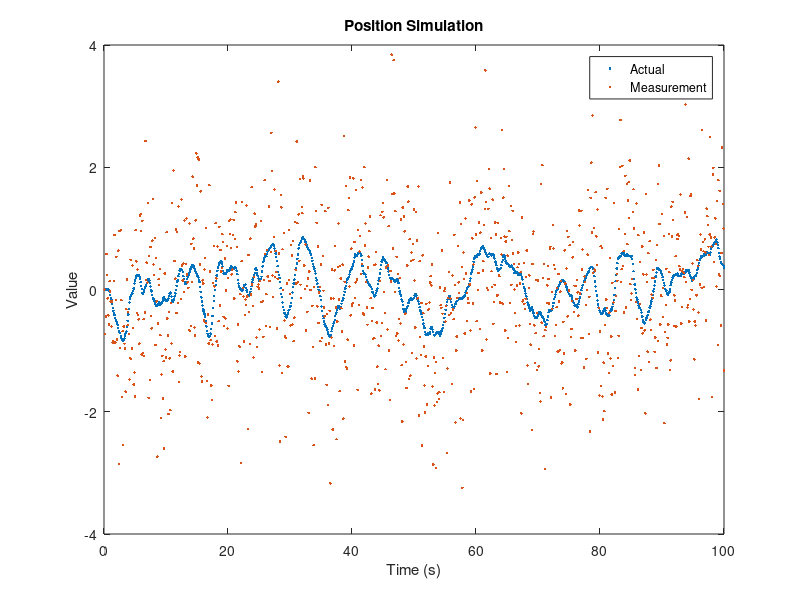
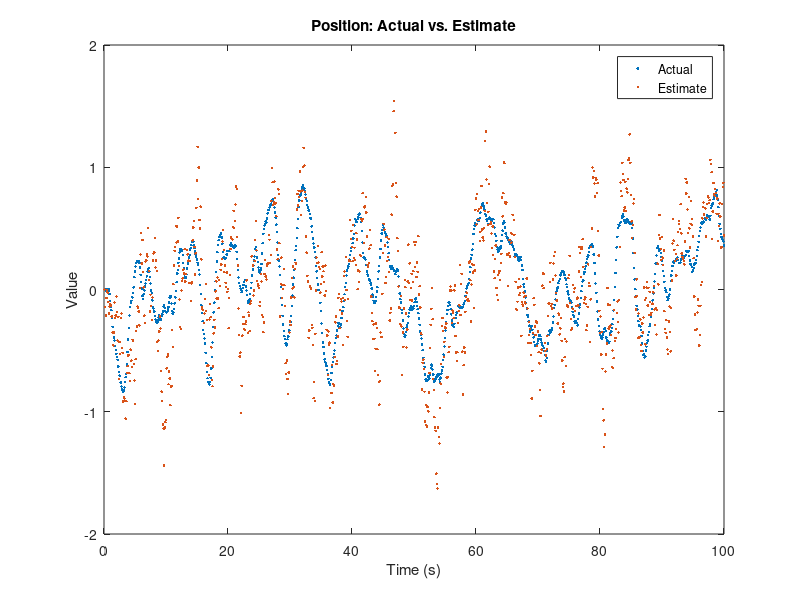
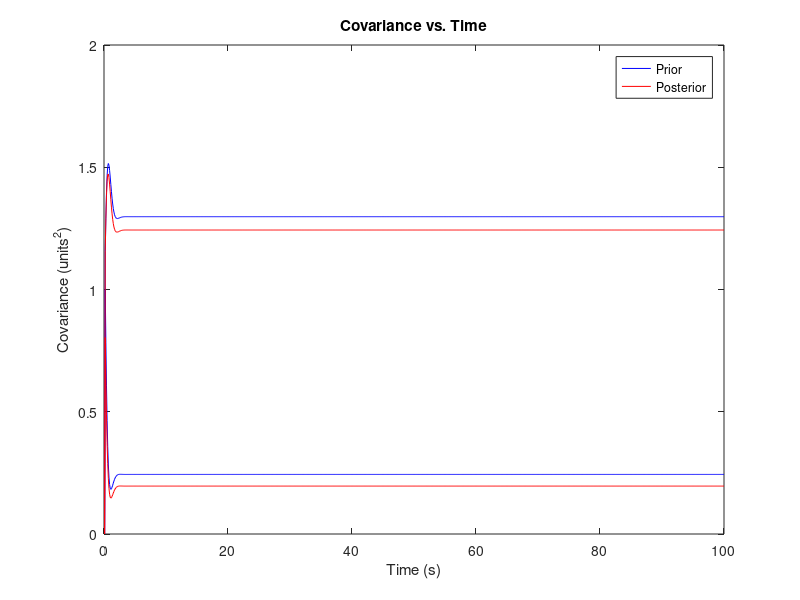
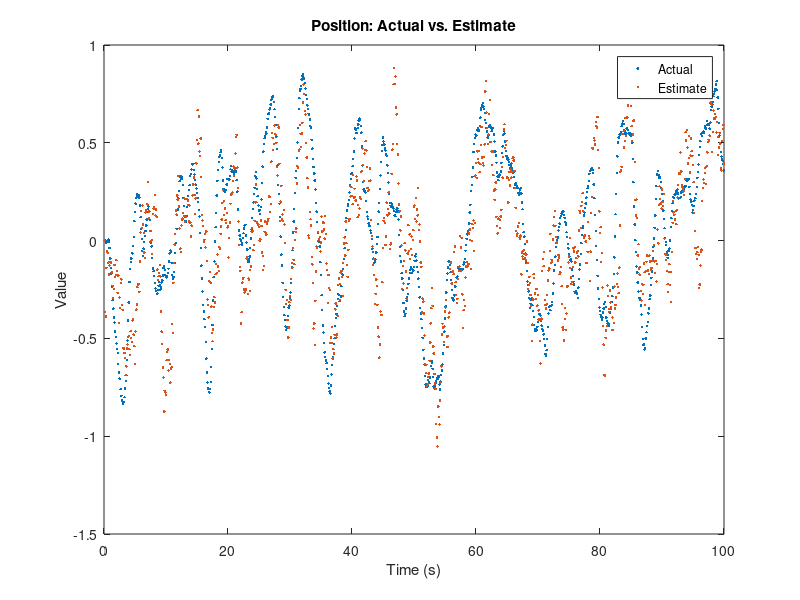

MATLAB code to generate these figures, in order:
%% Optimal Estimation - Homework 3 - Problem 1

clear
clc
close all

%% Part A

% Simulation Initialization
t_end = 100;
dt = 0.1;
t = dt:dt:t_end;
numSamps = length(t);

% Model Initialization
A_CL = [0 1; -1 -1.4];
A_D = expm(A_CL*dt);
C = [1 0];
B_W = [0; 1];

% Preallocation
x = zeros(2, numSamps);
y = zeros(numSamps,1);

for i = 1:numSamps-1
    
    % Continuous Simulation
    x_dot = A_CL * x(:,i) + B_W * (2*randn);
    x(:,i+1) = x(:,i) + x_dot * dt;

    % Measurement Simulation
    y(i+1) = x(1,i+1) + randn;
    
end

% Simulation Plotting
figure
plot(t,x(1,:),'.')
hold on
plot(t,y,'.')
title('Position Simulation')
legend('Actual', 'Measurement')
xlabel('Time (s)')
ylabel('Value')

%% Part B
% Q = E[w w']

Q = 4;
Q_D = B_W*Q*B_W'*dt;
R_D = 1;

%% Part C

% Preallocation & Initialization
x_hat = zeros(2, numSamps);
P = eye(2);
priorP = zeros(numSamps,2);
postP = zeros(numSamps,2);

for i = 1:numSamps-1
    
    % Time Update (Propagation - a priori)
    x_hat(:,i+1) = A_D * x_hat(:,i);

    P = A_D * P * A_D' + Q_D;
    priorP(i+1,1) = P(1,1);
    priorP(i+1,2) = P(2,2);

    % Measurement Update (Correction - a posteriori)
    K = [0.1959;0.2094];%P * C' * (C*P*C' + R_D)^-1;

    x_hat(:,i+1) = x_hat(:,i+1) + K * (y(i+1) - C * x_hat(:,i+1));

    P = (eye(2) - K*C) * P;
    postP(i+1,1) = P(1,1);
    postP(i+1,2) = P(2,2);

end

% Steady-State Kalman Gain
K_SS = K;

% Steady-State Covariance
priorSS = priorP(end,:);
postSS = postP(end,:);

% Steady-State Estimator Poles
% KFpoles = eig(K);

% Position Estimate Plotting
figure
plot(t,x(1,:),'.')
hold on
plot(t,x_hat(1,:),'.')
title('Position: Actual vs. Estimate')
legend('Actual','Estimate')
xlabel('Time (s)')
ylabel('Value')

% Covariance Plotting
figure
P1 = plot(t,priorP, 'b');
hold on
P2 = plot(t,postP, 'r');
title('Covariance vs. Time')
legend([P1(1) P2(1)],{'Prior','Posterior'})
xlabel('Time (s)')
ylabel('Covariance (units^2)')

%% Part D

dx = x - x_hat;
std_x = std(dx,0,2);
N1 = vecnorm([std_x(1) std_x(2)]);

%% Part E

Q = 0.7;
Q_D = B_W*Q*B_W'*dt;
R_D = 1;

% Preallocation & Initialization
x_hat = zeros(2, numSamps);
P = eye(2);
priorP = zeros(numSamps,2);
postP = zeros(numSamps,2);

for i = 1:numSamps-1
    
    % Time Update (Propagation - a priori)
    x_hat(:,i+1) = A_D * x_hat(:,i);

    P = A_D * P * A_D' + Q_D;
    priorP(i+1,1) = P(1,1);
    priorP(i+1,2) = P(2,2);

    % Measurement Update (Correction - a posteriori)
    K = P * C' * (C*P*C' + R_D)^-1;

    x_hat(:,i+1) = x_hat(:,i+1) + K * (y(i+1) - C * x_hat(:,i+1));

    P = (eye(2) - K*C) * P;
    postP(i+1,1) = P(1,1);
    postP(i+1,2) = P(2,2);

end

% Steady-State Kalman Gain
K_SS = K;

% Steady-State Covariance
priorSS = priorP(end,:);
postSS = postP(end,:);

% Steady-State Estimator Poles
% KFpoles = eig(K);

% Position Estimate Plotting
figure
plot(t,x(1,:),'.')
hold on
plot(t,x_hat(1,:),'.')
title('Position: Actual vs. Estimate')
legend('Actual','Estimate')
xlabel('Time (s)')
ylabel('Value')

% Covariance Plotting
figure
P1 = plot(t,priorP, 'b');
hold on
P2 = plot(t,postP, 'r');
title('Covariance vs. Time')
legend([P1(1) P2(1)],{'Prior','Posterior'})
xlabel('Time (s)')
ylabel('Covariance (units^2)')

dx = x - x_hat;
std_x = std(dx,0,2);
N2 = vecnorm([std_x(1) std_x(2)]);